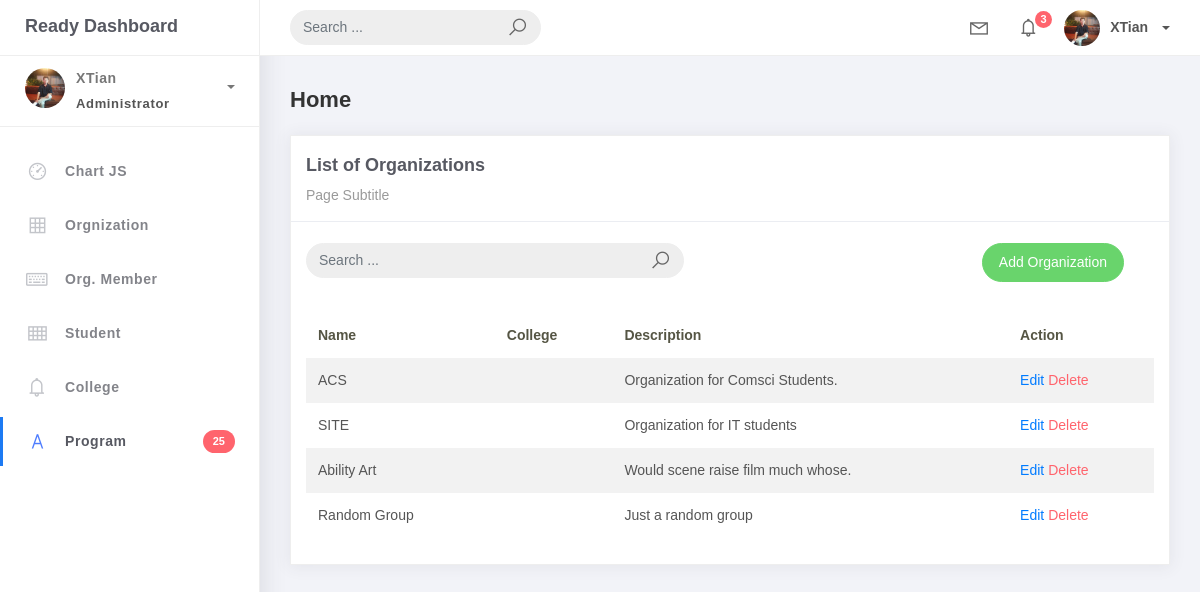
Before: /organization-list/ with the older database file.
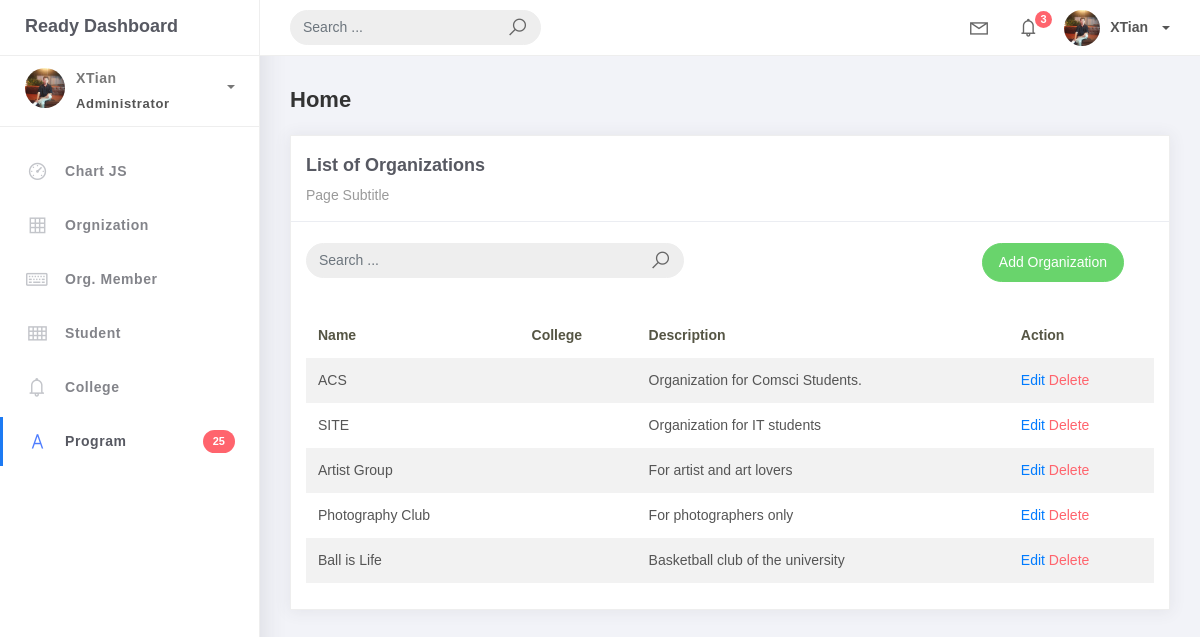
After: the same page with the newer database file.
### studentorg/models.py (models this page shows, shortened)
class BaseModel (models.Model):
    created_at = models.DateTimeField (auto_now_add=True, db_index=True)
    update_at = models.DateTimeField (auto_now=True)
    class Meta:
        abstract = True

class Organization(BaseModel):
    name = models.CharField(max_length=250)
    College = models.ForeignKey(College, null=True, blank=True, on_delete=models.CASCADE)
    description = models.CharField(max_length=500)

### studentorg/views.py (the view)
# urls.py: path('organization-list/', OrganizationList.as_view(), name='organization-list'),
class OrganizationList(ListView):
    model = Organization
    context_object_name = 'organization'
    template_name = 'org_list.html'
    paginate_by = 5
    def get_queryset(self, *args, **kwargs):
         qs = super(OrganizationList, self).get_queryset(*args, **kwargs)
         if self.request.GET.get("q") != None:
             query = self.request.GET.get('q')
             qs = qs.filter(Q(name__icontains=query) |
                            Q(description__icontains=query))
         return qs

### templates/org_list.html (shortened to what this page needs)
{% extends 'base.html' %} {% load static %} {% block content %}
<div class="content">
  <div class="container-fluid">
    <h4 class="page-title">Home</h4>
    <div class="row">
      <div class="col-md-12">
        <div class="card">
          <div class="card-header">
            <div class="card-title">List of Organizations</div>
            <div class="card-category">Page Subtitle</div>
          </div>
          <br />
          <div class="col-md-12 row">
            <div class="col-md-6">
              <form class="navbar-left navbar-form nav-search mr-md-3" action="{% url 'organization-list' %}">
                <div class="input-group">
                  <input type="text" placeholder="Search ..." class="form-control" name="q" />
                  <div class="input-group-append">
                    <span class="input-group-text">
                      <i class="la la-search search-icon"></i>
                    </span>
                  </div>
                </div>
              </form>
            </div>
            <div class="col-md-6">
              <div class="pull-right">
                <a
                  href="{% url 'organization-add' %}" class="btn btn-success btn-rounded">Add Organization</a>
              </div>
            </div>
          </div>
          <div class="card-body">
            <table class="table table-striped mt-3">
              <thead>
                <tr>
                  <th scope="col">Name</th>
                  <th scope="col">College</th>
                  <th scope="col">Description</th>
                  <th scope="col">Action</th>
                </tr>
              </thead>
              <tbody>
                {% for object in object_list %}
                <tr>
                  <td>{{ object.name}}</td>
                  <td>{{ object.college }}</td>
                  <td>{{ object.description }}</td>
                  <td>
                    <a href="/organization-list/{{object.id}}">Edit</a>
                    <a href="/organization-list/{{object.id}}/delete" class="text-danger">Delete</a>
                  </td>
                </tr>
                {% empty %}
                <tr>
                  <td colspan="4" style="text-align: center">
                    <p class="text-sm font-weight-bold mb-0">No Records Found</p>
                  </td>
                </tr>
                {% endfor %}
              </tbody>
            </table>
          </div>
        </div>
      </div>
    </div>
  </div>
</div>
{% endblock %}

Changed rows visible on the page:
changed Organization: name "Ability Art" → "Artist Group"; description "Would scene raise film much whose." → "For artist and art lovers"
changed Organization: name "Random Group" → "Photography Club"; description "Just a random group" → "For photographers only"
added Organization: name "Ball is Life", description "Basketball club of the university"
